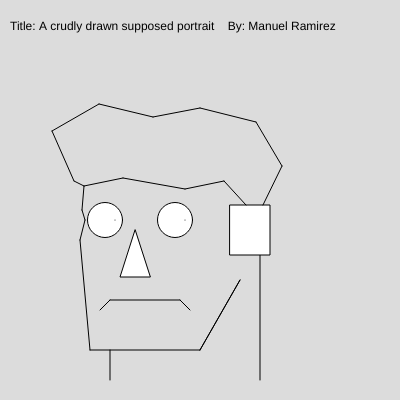
Frame 1 (no input)
Frame 60 (no input): identical to frame 1, image omitted
Frame 120 (the mouse pressed at the canvas centre since frame 60): identical to frame 1, image omitted

The p5.js sketch that drew this single still picture (run headless with seeded random() and noise() and a simulated clock; from frame 60 on, the mouse is pressed at the canvas centre):

// p5.js sketch
// ── sketch.js
function setup() {
  createCanvas(400, 400);
}

function draw() {
  background(220);
line(80, 240, 90, 350);
line(90, 350, 200, 350);
line(200, 350, 240, 280);
line(200, 350, 240, 280);
line(260, 220, 260, 380);
line(100, 310, 110, 300);
line(110, 300, 180, 300);
line(180, 300, 190, 310);
line(110, 350, 110, 380);
line(80, 240, 85, 220);
line(85, 220, 82, 210); 
line(82, 210, 84, 186);
circle(175,220,35);
circle(105,220,35);
point(185, 220);
point(115, 220);
triangle(135, 230, 120, 277, 150, 277);
rect(230,205,40,50);
line(84, 186, 123, 178); 
line(123, 178, 185, 189);
line(185, 189, 224, 181);
line(224, 181, 246, 205);
line(263, 205, 282, 166);
line(282, 166, 256, 122);
line(256, 122, 200, 108);
line(200, 108, 153, 117);
line(153, 117, 99, 104);
line(99, 104, 52, 131);
line(52, 131, 74, 181);
line(74, 181, 84, 186); 
text('Title: A crudly drawn supposed portrait    By: Manuel Ramirez', 10, 30);
}
